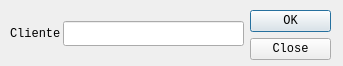
<?xml version="1.0" encoding="UTF-8"?>
<ui version="4.0">
 <class>Dialog</class>
 <widget class="QDialog" name="Dialog">
  <property name="geometry">
   <rect>
    <x>0</x>
    <y>0</y>
    <width>343</width>
    <height>66</height>
   </rect>
  </property>
  <property name="font">
   <font>
    <family>Monospace</family>
    <pointsize>9</pointsize>
   </font>
  </property>
  <property name="windowTitle">
   <string>Dialog</string>
  </property>
  <widget class="QDialogButtonBox" name="buttonBox">
   <property name="geometry">
    <rect>
     <x>250</x>
     <y>10</y>
     <width>81</width>
     <height>50</height>
    </rect>
   </property>
   <property name="font">
    <font>
     <family>Monospace</family>
     <pointsize>9</pointsize>
    </font>
   </property>
   <property name="orientation">
    <enum>Qt::Vertical</enum>
   </property>
   <property name="standardButtons">
    <set>QDialogButtonBox::Close|QDialogButtonBox::Ok</set>
   </property>
  </widget>
  <widget class="QLineEdit" name="EditDialog">
   <property name="geometry">
    <rect>
     <x>63</x>
     <y>21</y>
     <width>181</width>
     <height>25</height>
    </rect>
   </property>
   <property name="font">
    <font>
     <family>Monospace</family>
     <pointsize>9</pointsize>
    </font>
   </property>
  </widget>
  <widget class="QLabel" name="labelDialog">
   <property name="geometry">
    <rect>
     <x>10</x>
     <y>24</y>
     <width>50</width>
     <height>20</height>
    </rect>
   </property>
   <property name="font">
    <font>
     <family>Monospace</family>
     <pointsize>9</pointsize>
    </font>
   </property>
   <property name="cursor">
    <cursorShape>PointingHandCursor</cursorShape>
   </property>
   <property name="text">
    <string>Cliente</string>
   </property>
  </widget>
 </widget>
 <layoutdefault spacing="6" margin="11"/>
 <resources/>
 <connections>
  <connection>
   <sender>buttonBox</sender>
   <signal>accepted()</signal>
   <receiver>Dialog</receiver>
   <slot>accept()</slot>
   <hints>
    <hint type="sourcelabel">
     <x>248</x>
     <y>254</y>
    </hint>
    <hint type="destinationlabel">
     <x>157</x>
     <y>274</y>
    </hint>
   </hints>
  </connection>
  <connection>
   <sender>buttonBox</sender>
   <signal>rejected()</signal>
   <receiver>Dialog</receiver>
   <slot>close()</slot>
   <hints>
    <hint type="sourcelabel">
     <x>316</x>
     <y>260</y>
    </hint>
    <hint type="destinationlabel">
     <x>286</x>
     <y>274</y>
    </hint>
   </hints>
  </connection>
 </connections>
</ui>
